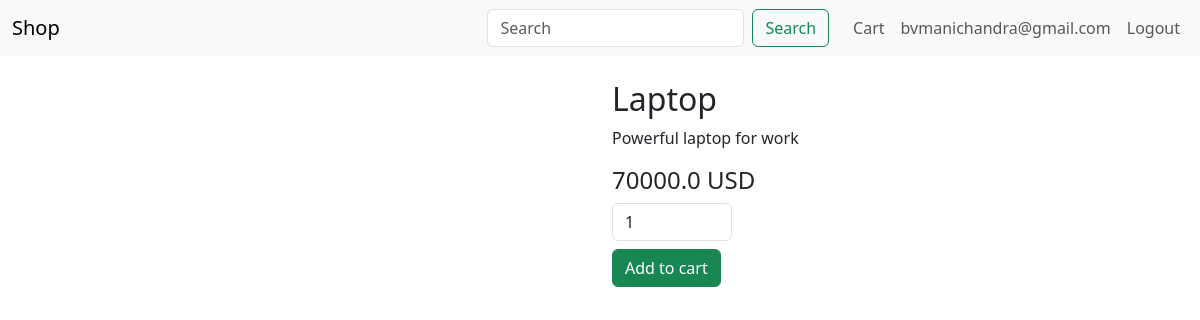
The page /product/1 (signed in) on the database its author committed.
### app/models.py (models this page shows, shortened)
class User(UserMixin, db.Model):
    id = db.Column(db.Integer, primary_key=True)
    email = db.Column(db.String(150), unique=True, nullable=False)
    password_hash = db.Column(db.String(256), nullable=False)
    name = db.Column(db.String(120))
    is_admin = db.Column(db.Boolean, default=False)
    orders = db.relationship('Order', backref='user', lazy=True)

class Product(db.Model):
    id = db.Column(db.Integer, primary_key=True)
    title = db.Column(db.String(150), nullable=False)
    description = db.Column(db.Text)
    price = db.Column(db.Float, nullable=False)
    image = db.Column(db.String(200))
    stock = db.Column(db.Integer, default=10)
    category_id = db.Column(db.Integer, db.ForeignKey('category.id'))

### app/routes.py (the view)
@main_bp.route('/product/<int:product_id>')
def product_detail(product_id):
    p = Product.query.get_or_404(product_id)
    return render_template('product_detail.html', product=p)

### app/routes.py (called while the page is built)
@login_manager.user_loader
def load_user(user_id):
    return User.query.get(int(user_id))

### app/templates/product_detail.html (shortened to what this page needs)
{% extends 'base.html' %}
{% block content %}
  <div class="row">
    <div class="col-md-6">
    </div>
    <div class="col-md-6">
      <h2>{{ product.title }}</h2>
      <p>{{ product.description }}</p>
      <h4>{{ product.price }} USD</h4>
      <form method="post" action="{{ url_for('main.add_to_cart', product_id=product.id) }}">
        <input type="number" name="quantity" value="1" min="1" class="form-control mb-2" style="width:120px">
        <button class="btn btn-success">Add to cart</button>
      </form>
    </div>
  </div>
{% endblock %}

### app/templates/base.html (shortened to what this page needs)
<!doctype html>
<html lang="en">
  <head>
    <link href="https://cdn.jsdelivr.net/npm/bootstrap@5.3.0/dist/css/bootstrap.min.css" rel="stylesheet">
    <link rel="stylesheet" href="{{ url_for('static', filename='css/style.css') }}">
  </head>
  <body>
    <nav class="navbar navbar-expand-lg navbar-light bg-light">
      <div class="container-fluid">
        <a class="navbar-brand" href="{{ url_for('main.home') }}">Shop</a>
        <div class="collapse navbar-collapse">
          <form class="d-flex ms-auto" method="get" action="{{ url_for('main.home') }}">
              <input class="form-control me-2" name="q" placeholder="Search" value="{{ q or '' }}">
              <button class="btn btn-outline-success" type="submit">Search</button>
          </form>
          <ul class="navbar-nav ms-3">
            <li class="nav-item"><a class="nav-link" href="{{ url_for('main.view_cart') }}">Cart</a></li>
            {% if current_user.is_authenticated %}
            <li class="nav-item"><a class="nav-link" href="#">{{ current_user.name or current_user.email }}</a></li>
            <li class="nav-item"><a class="nav-link" href="{{ url_for('main.logout') }}">Logout</a></li>
            {% else %}
            <li class="nav-item"><a class="nav-link" href="{{ url_for('main.login') }}">Login</a></li>
            <li class="nav-item"><a class="nav-link" href="{{ url_for('main.register') }}">Register</a></li>
            {% endif %}
          </ul>
        </div>
      </div>
    </nav>
    <div class="container mt-4">
      {% block content %}{% endblock %}
    </div>
  </body>
</html>

### app/static/css/style.css (style rules this page uses)
body { padding-bottom: 60px; }

### rows shown on the page
User: name "bvmanichandra@gmail.com"
Product: title "Laptop", description "Powerful laptop for work", price "70000.0"
